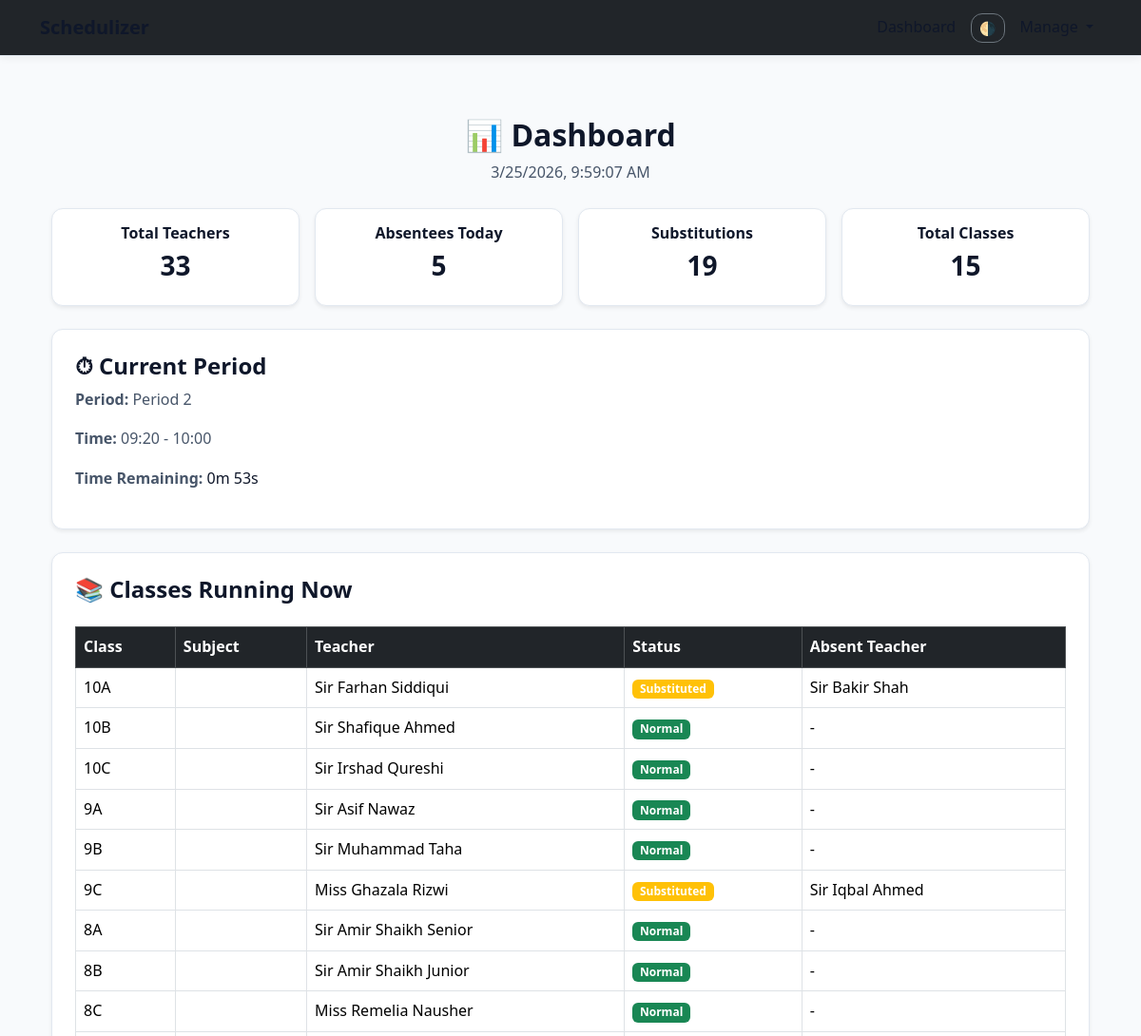
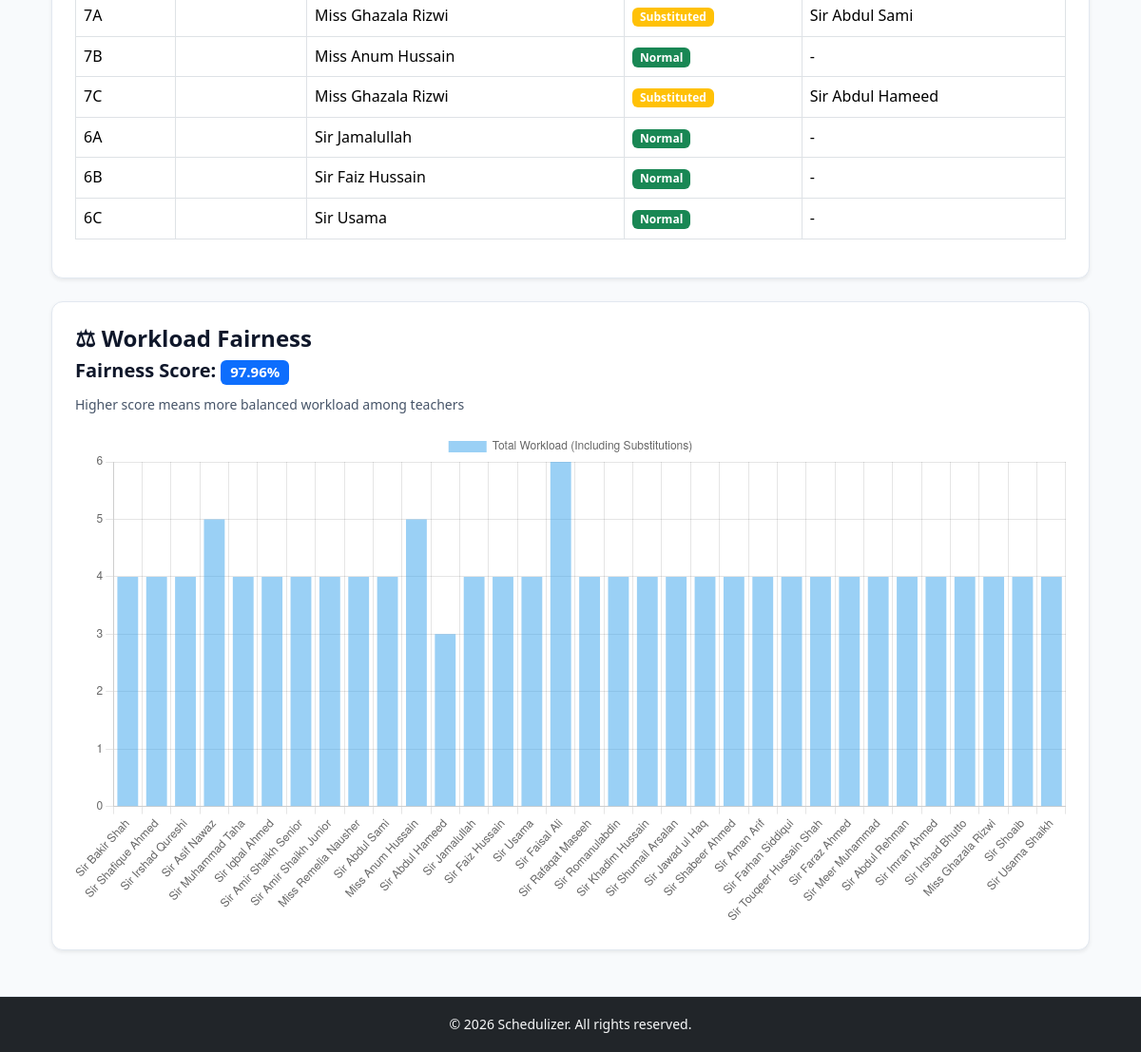
Page /dashboard (signed in) on the committed database (2 pictures, top to bottom).
### models.py (models this page shows)
class Period(db.Model):
    id = db.Column(db.Integer, primary_key=True)
    name = db.Column(db.String(20), nullable=False)   # "1", "2", "Break", etc
    start_time = db.Column(db.Time, nullable=False)
    end_time = db.Column(db.Time, nullable=False)
    max_periods_per_teacher = db.Column(db.Integer, default=6, nullable=False)  # Max daily workload
    user_id = db.Column(db.Integer, db.ForeignKey("user.id"), nullable=False)

class Timetable(db.Model):
    id = db.Column(db.Integer, primary_key=True)
    period_number = db.Column(db.Integer, nullable=False)
    period_id = db.Column(db.Integer, db.ForeignKey('period.id'), nullable=False)
    subject = db.Column(db.String(120), nullable=False)
    day = db.Column(db.String(20), nullable=False)
    user_id = db.Column(db.Integer, db.ForeignKey('user.id'), nullable=False)
    teacher_id = db.Column(db.Integer, db.ForeignKey('teacher.id'), nullable=False)
    class_name = db.Column(db.String(50), nullable=False)

class Substitution(db.Model):
    id = db.Column(db.Integer, primary_key=True)
    user_id = db.Column(db.Integer, db.ForeignKey('user.id'))
    date = db.Column(db.Date)
    day = db.Column(db.String(20))
    period = db.Column(db.String(10))
    class_name = db.Column(db.String(100))
    absent_teacher = db.Column(db.String(100))
    substitute_teacher = db.Column(db.String(100))

class Teacher(db.Model):
    id = db.Column(db.Integer, primary_key=True)
    name = db.Column(db.String(120), nullable=False)
    mobile_number = db.Column(db.String(20), nullable=True)
    subject = db.Column(db.String(120), nullable=True)  # Subject taught by teacher
    is_absent = db.Column(db.Boolean, default=False, nullable=False)  # Absent flag
    daily_workload = db.Column(db.Integer, default=0, nullable=False)  # Classes assigned today
    workload_date = db.Column(db.Date, default=date.today)  # Track date of workload
    timetables = db.relationship("Timetable", backref="teacher", lazy=True)
    substitutions = db.relationship("SubstitutionRecord", foreign_keys="SubstitutionRecord.absent_teacher_id",
                                    backref="absent_teacher_obj", lazy=True)
    user_id = db.Column(db.Integer, db.ForeignKey('user.id'), nullable=False)

### app.py (the view)
@app.route('/dashboard')
@login_required
def dashboard():
    today = datetime.now().date()
    current_time = datetime.now().time()
    day = datetime.now().strftime("%A")
    teachers = Teacher.query.filter_by(user_id=current_user.id).all()
    periods = Period.query.filter_by(user_id=current_user.id).order_by(Period.start_time).all()
    timetable = Timetable.query.filter_by(
        user_id=current_user.id,
        day=day
    ).all()
    absentees = Absence.query.filter_by(
        user_id=current_user.id,
        date=today
    ).all()
    substitutions = Substitution.query.filter_by(
        user_id=current_user.id,
        date=today
    ).all()
    total_teachers = len(teachers)
    absentees_count = len(absentees)
    substitutions_count = len(substitutions)
    total_classes = len(set([t.class_name for t in timetable]))
    current_period = None
    for p in periods:
        if p.start_time <= current_time <= p.end_time:
            current_period = p
            break
    current_classes = []
    if current_period:
        current_period_number = current_period.id
        for t in timetable:
            if t.period_id == current_period.id:
                sub = Substitution.query.filter_by(
                    user_id=current_user.id,
                    date=today,
                    period=str(t.period_number),
                    class_name=t.class_name
                ).first()
                teacher_name = t.teacher.name
                status = "Normal"
                absent_teacher = None
                is_absent = any(a.teacher_id == t.teacher_id for a in absentees)
                if is_absent:
                    status = "Absent"
                if sub:
                    status = "Substituted"
                    absent_teacher = sub.absent_teacher
                    teacher_name = sub.substitute_teacher
                current_classes.append({
                    "class_name": t.class_name,
                    "subject": t.subject,
                    "teacher": teacher_name,
                    "status": status,
                    "absent_teacher": absent_teacher
                })
    else:
        current_period_number = None
    today_periods = Timetable.query.filter_by(
        user_id=current_user.id,
        day=day
    ).all()
    workload = {}
    for t in today_periods:
        teacher_name = t.teacher.name
        workload[teacher_name] = workload.get(teacher_name, 0) + 1
    for sub in substitutions:
        workload[sub.substitute_teacher] = workload.get(sub.substitute_teacher, 0) + 1
    teacher_labels = list(workload.keys())
    teacher_values = list(workload.values())
    values = list(workload.values())
    if values:
        avg = sum(values) / len(values)
        variance = statistics.pvariance(values)
        fairness_score = max(0, 100 - (variance * 10))
        fairness_score = round(fairness_score, 2)
    else:
        fairness_score = 100
    return render_template(
        "dashboard.html",
        current_period=current_period_number,
        current_period_obj=current_period,
        current_classes=current_classes,
        total_teachers=total_teachers,
        absentees_count=absentees_count,
        substitutions_count=substitutions_count,
        total_classes=total_classes,
        teacher_labels=teacher_labels,
        teacher_values=teacher_values,
        fairness_score=fairness_score
    )

### app.py (called while the page is built)
@login_manager.user_loader
def load_user(user_id):
    return User.query.get(int(user_id))

### templates/dashboard.html (shortened to what this page needs)
{% extends 'base.html' %}
{% block body %}
<div class="container mt-4">
    <div class="text-center mb-4">
        <h2>📊 Dashboard</h2>
        <p id="datetime" class="text-muted"></p>
    </div>
    <div class="row text-center mb-4 g-3">
        <div class="col-md-3">
            <div class="card p-3 shadow-sm">
                <h6>Total Teachers</h6>
                <h3>{{ total_teachers }}</h3>
            </div>
        </div>
        <div class="col-md-3">
            <div class="card p-3 shadow-sm">
                <h6>Absentees Today</h6>
                <h3>{{ absentees_count }}</h3>
            </div>
        </div>
        <div class="col-md-3">
            <div class="card p-3 shadow-sm">
                <h6>Substitutions</h6>
                <h3>{{ substitutions_count }}</h3>
            </div>
        </div>
        <div class="col-md-3">
            <div class="card p-3 shadow-sm">
                <h6>Total Classes</h6>
                <h3>{{ total_classes }}</h3>
            </div>
        </div>
    </div>
    <div class="card p-4 shadow-sm mb-4">
        <h4>⏱ Current Period</h4>
        {% if current_period_obj %}
        <p><strong>Period:</strong> {{ current_period_obj.name }}</p>
        <p>
            <strong>Time:</strong>
            {{ current_period_obj.start_time.strftime('%H:%M') }} -
            {{ current_period_obj.end_time.strftime('%H:%M') }}
        </p>
        <p><strong>Time Remaining:</strong> <span id="countdown"></span></p>
        {% else %}
        <p class="text-danger">❌ No period right now</p>
        {% endif %}
    </div>
    <div class="card p-4 shadow-sm mb-4">
        <h4>📚 Classes Running Now</h4>
        {% if current_classes %}
        <div class="table-responsive">
            <table class="table table-bordered mt-3 align-middle">
                <thead class="table-dark">
                    <tr>
                        <th>Class</th>
                        <th>Subject</th>
                        <th>Teacher</th>
                        <th>Status</th>
                        <th>Absent Teacher</th>
                    </tr>
                </thead>
                <tbody>
                    {% for c in current_classes %}
                    <tr>
                        <td>{{ c.class_name }}</td>
                        <td>{{ c.subject }}</td>
                        <td>{{ c.teacher }}</td>
                        <td>
                            <span class="badge
                                {% if c.status == 'Normal' %}bg-success
                                {% elif c.status == 'Substituted' %}bg-warning
                                {% else %}bg-danger
                                {% endif %}
                            ">
                                {{ c.status }}
                            </span>
                        </td>
                        <td>{{ c.absent_teacher or '-' }}</td>
                    </tr>
                    {% endfor %}
                </tbody>
            </table>
        </div>
        {% else %}
        <p class="text-muted">No classes in this period</p>
        {% endif %}
    </div>
    <div class="card p-4 shadow-sm mb-4">
        <h4>⚖ Workload Fairness</h4>
        <div class="mb-3">
            <h5>
                Fairness Score:
                <span class="badge bg-primary">{{ fairness_score }}%</span>
            </h5>
            <small class="text-muted">
                Higher score means more balanced workload among teachers
            </small>
        </div>
        <canvas id="teacherChart"></canvas>
    </div>
</div>
<script>
    // ---------------- CLOCK ----------------
    function updateDateTime() {
        const now = new Date();
        document.getElementById("datetime").innerText = now.toLocaleString();
    }
    setInterval(updateDateTime, 1000);
    updateDateTime();
    // ---------------- COUNTDOWN ----------------
    let endTime = "{{ current_period_obj.end_time.strftime('%H:%M') if current_period_obj else '' }}";
    if (endTime) {
        let end = new Date();
        let [hours, minutes] = endTime.split(":");
        end.setHours(parseInt(hours), parseInt(minutes), 0);
        function updateCountdown() {
            const now = new Date().getTime();
            const distance = end - now;
            if (distance <= 0) {
                document.getElementById("countdown").innerText = "Period ended";
                return;
            }
            const mins = Math.floor((distance % (1000 * 60 * 60)) / (1000 * 60));
            const secs = Math.floor((distance % (1000 * 60)) / 1000);
            document.getElementById("countdown").innerText = mins + "m " + secs + "s";
        }
        setInterval(updateCountdown, 1000);
    }
    // ---------------- WORKLOAD CHART ----------------
    const labels = {{ teacher_labels | tojson }};
    const values = {{ teacher_values | tojson }};
    new Chart(document.getElementById("teacherChart"), {
        type: 'bar',
        data: {
            labels: labels,
            datasets: [{
                label: 'Total Workload (Including Substitutions)',
                data: values
            }]
        },
        options: {
            responsive: true,
            scales: {
                y: {
                    beginAtZero: true,
                    ticks: {
                        precision: 0
                    }
                }
            }
        }
    });
</script>
{% endblock %}

### templates/base.html (shortened to what this page needs)
<!DOCTYPE html>
<html lang="en">
<head>
  <link href="https://cdn.jsdelivr.net/npm/bootstrap@5.3.2/dist/css/bootstrap.min.css" rel="stylesheet">
  <link rel="stylesheet" href="{{ url_for('static', filename='css/style.css') }}">
</head>
<body class="d-flex flex-column min-vh-100">
  <nav class="navbar navbar-expand-lg navbar-dark bg-dark">
    <div class="container">
      <a class="navbar-brand fw-bold" href="{{ url_for('home') }}">
      </a>
      <div class="collapse navbar-collapse" id="topNavbar">
        <ul class="navbar-nav ms-auto align-items-lg-center">
          {% if current_user.is_authenticated %}
          <li class="nav-item">
            <a class="nav-link" href="{{ url_for('dashboard') }}">Dashboard</a>
          </li>
          <li class="nav-item ms-2">
            <button onclick="toggleTheme()" class="btn btn-sm btn-outline-secondary">
              🌗
            </button>
          </li>
          <li class="nav-item dropdown ms-lg-2">
            <a class="nav-link dropdown-toggle" href="#" role="button" data-bs-toggle="dropdown">
            </a>
          </li>
          {% endif %}
        </ul>
      </div>
    </div>
  </nav>
  <main class="container my-4 flex-grow-1">
    {% block body %}{% endblock %}
  </main>
  <footer class="bg-dark text-light text-center py-3 mt-auto">
    <div class="container">
      <small>© 2026 Schedulizer. All rights reserved.</small>
    </div>
  </footer>
</body>
</html>

### static/css/style.css (style rules this page uses)
:root { --bg: #f8fafc; --card: #ffffff; --text: #0f172a; --muted: #475569; --border: #e2e8f0; --primary: #6366f1; --primary-dark: #4f46e5; --success: #22c55e; --warning: #f59e0b; --danger: #ef4444; --info: #06b6d4; --shadow-sm: 0 2px 8px rgba(0, 0, 0, 0.06); --shadow-md: 0 8px 20px rgba(0, 0, 0, 0.12); --radius: 12px; --transition: all 0.25s ease; }
* { margin: 0; padding: 0; box-sizing: border-box; }
body { font-family: "Segoe UI", system-ui, sans-serif; background-color: var(--bg); color: var(--text); transition: var(--transition); line-height: 1.6; }
h1, h2, h3, h4, h5, h6 { color: var(--text); font-weight: 600; }
p, span, li { color: var(--text); }
.text-muted { color: var(--muted) !important; }
a { color: var(--primary); text-decoration: none; }
.navbar { background: var(--card); border-bottom: 1px solid var(--border); box-shadow: var(--shadow-sm); }
.navbar a { color: var(--text); font-weight: 500; }
.btn { border-radius: var(--radius); transition: var(--transition); font-weight: 500; }
.card { background: var(--card); border: 1px solid var(--border); border-radius: var(--radius); padding: 16px; box-shadow: var(--shadow-sm); transition: var(--transition); }
.card h5 { color: var(--text); }
.card p { color: var(--muted); }
table { width: 100%; border-collapse: collapse; }
th, td { padding: 12px; border-bottom: 1px solid var(--border); color: var(--text); }
th { background: rgba(99, 102, 241, 0.08); }
footer { background: var(--card); color: var(--muted); border-top: 1px solid var(--border); padding: 15px; }

### rows in the picture
Period: name "Period 2", start_time "09:20", end_time "10:00"
Timetable: class_name "10A"
Substitution: teacher "Sir Farhan Siddiqui", absent_teacher "Sir Bakir Shah"
Timetable: class_name "10B"
Teacher: teacher "Sir Shafique Ahmed"
Timetable: class_name "10C"
Teacher: teacher "Sir Irshad Qureshi"
Timetable: class_name "9A"
Teacher: teacher "Sir Asif Nawaz"
Timetable: class_name "9B"
Teacher: teacher "Sir Muhammad Taha"
Timetable: class_name "9C"
Substitution: teacher "Miss Ghazala Rizwi", absent_teacher "Sir Iqbal Ahmed"
Timetable: class_name "8A"
Teacher: teacher "Sir Amir Shaikh Senior"
Timetable: class_name "8B"
Teacher: teacher "Sir Amir Shaikh Junior"
Timetable: class_name "8C"
Teacher: teacher "Miss Remelia Nausher"
Timetable: class_name "7A"
Substitution: teacher "Miss Ghazala Rizwi", absent_teacher "Sir Abdul Sami"
Timetable: class_name "7B"
Teacher: teacher "Miss Anum Hussain"
Timetable: class_name "7C"
Substitution: teacher "Miss Ghazala Rizwi", absent_teacher "Sir Abdul Hameed"
Timetable: class_name "6A"
Teacher: teacher "Sir Jamalullah"
Timetable: class_name "6B"
Teacher: teacher "Sir Faiz Hussain"
Timetable: class_name "6C"
Teacher: teacher "Sir Usama"

### other values in the picture
{{ total_teachers }} "33"
{{ absentees_count }} "5"
{{ substitutions_count }} "19"
{{ total_classes }} "15"
{{ c.status }} "Substituted" "Normal" "Normal" "Normal" "Normal" "Substituted" "Normal" "Normal" "Normal" "Substituted" "Normal" "Substituted" "Normal" "Normal" "Normal"
{{ c.absent_teacher or '-' }} "-" "-" "-" "-" "-" "-" "-" "-" "-" "-" "-"
{{ fairness_score }} "97.96"
chart data {{ teacher_values | tojson }} [4, 4, 4, 5, 4, 4, 4, 4, 4, 4, 5, 3, 4, 4, 4, 6, 4, 4, 4, 4, 4, 4, 4, 4, 4, 4, 4, 4, 4, 4, 4, 4, 4]
